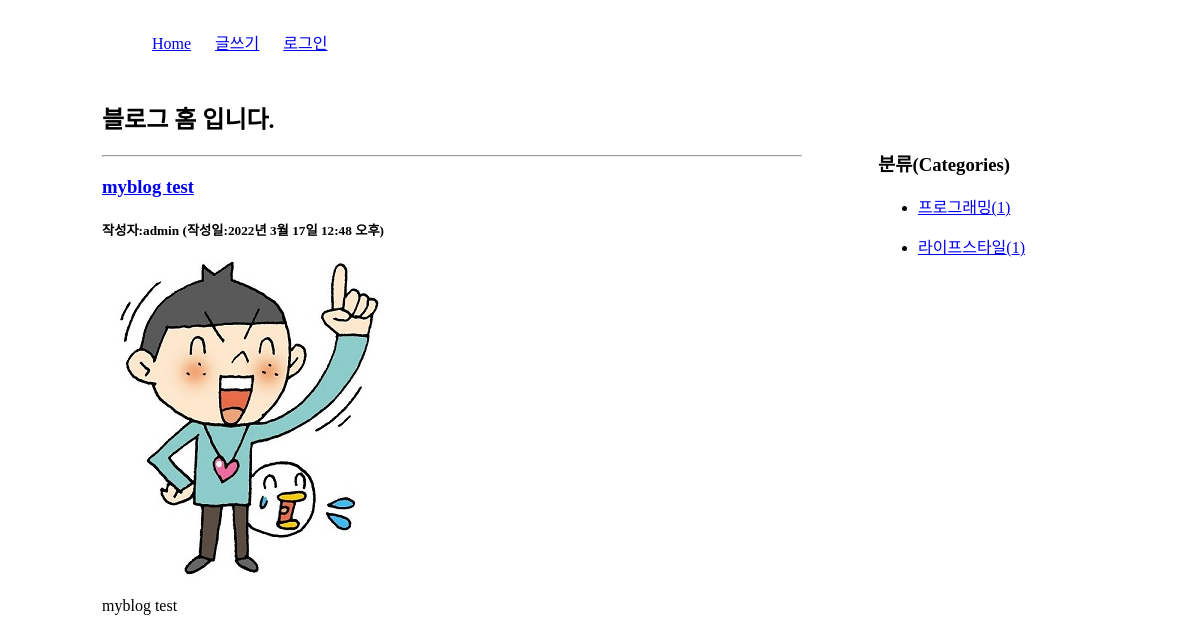
The page /blog/category/라이프스타일 on the database its author committed.
### blog/models.py (models this page shows, shortened)
class Post(models.Model):
    title = models.CharField(max_length=100)
    content = models.TextField()
    pub_date = models.DateTimeField()
    modify_date = models.DateTimeField(null=True, blank=True)
    photo = models.ImageField(upload_to='blog/images/%Y/%m/%d/',
                              null=True, blank=True)
    author = models.ForeignKey(User, on_delete=models.CASCADE)
    category = models.ForeignKey(Category, null=True, blank=True, on_delete=models.SET_NULL)

class Category(models.Model):
    name = models.CharField(max_length=50, unique=True) # 카테고리 이름
    slug = models.SlugField(max_length=200, unique=True, allow_unicode=True) #한글인코딩
    def __str__(self):
        return self.name
    def get_absolute_url(self):
        return "/blog/category/{}".format(self.slug)
    class Meta:
        verbose_name_plural = 'Categories'

### blog/views.py (the view)
# urls.py: path('category/<str:slug>', views.category_page, name='category_page'),
def category_page(request, slug):
    category = Category.objects.get(slug=slug)
    post_list = Post.objects.filter(category=category)
    categories = Category.objects.all()
    context = {
        'category':category,
        'post_list':post_list,
        'categories':categories
    }
    return render(request, 'blog/post_list.html', context)

### templates/blog/post_list.html (shortened to what this page needs)
<!DOCTYPE html>
<html lang="en">
{% load static %}
<head>
    <link rel="stylesheet" href="{% static 'blog/css/style.css' %}">
</head>
<body>
    <div id="container">
        {% include 'navbar.html' %}
        <section id="list">
            <h1>블로그 홈 입니다.</h1>
            {% if post_list %}
                {% for post in post_list %}
                    <hr>
                    <h3><a href="{% url 'blog:detail' post.id %}"> {{ post.title }}</a></h3>
                    <h5>작성자:{{ post.author }} (작성일:{{ post.pub_date }})</h5>
                    {% if post.photo %}
                    <img src="{{ post.photo.url }}">
                    {% endif %}
                    <p>{{ post.content | linebreaks }}</p>
                {% endfor %}
            {% else %}
            <p>포스트가 없습니다.</p>
            {% endif %}
        </section>
         <aside>
            <h3>분류(Categories)</h3>
            <div>
               {% for category in categories %}
                 <ul>
                    <li>
                        <a href="{{ category.get_absolute_url }}">
                            {{ category }}({{ category.post_set.count }})</a>
                    </li>
                 </ul>
                {% endfor %}
            </div>
        </aside>
    </div>
</body>
</html>

### static/blog/css/style.css (style rules this page uses)
#container { width: 996px; margin:20px auto; }
#list, #detail { width: 700px; float:left; }
aside { width:200px; float:right; margin:50px 20px 0 0 }

### rows shown on the page
Post: title "myblog test", author "admin", pub_date "2022년 3월 17일 12:48 오후", photo (picture), content "myblog test"
Category: name "프로그래밍", post_set.count "1"
Category: name "라이프스타일", post_set.count "1"
